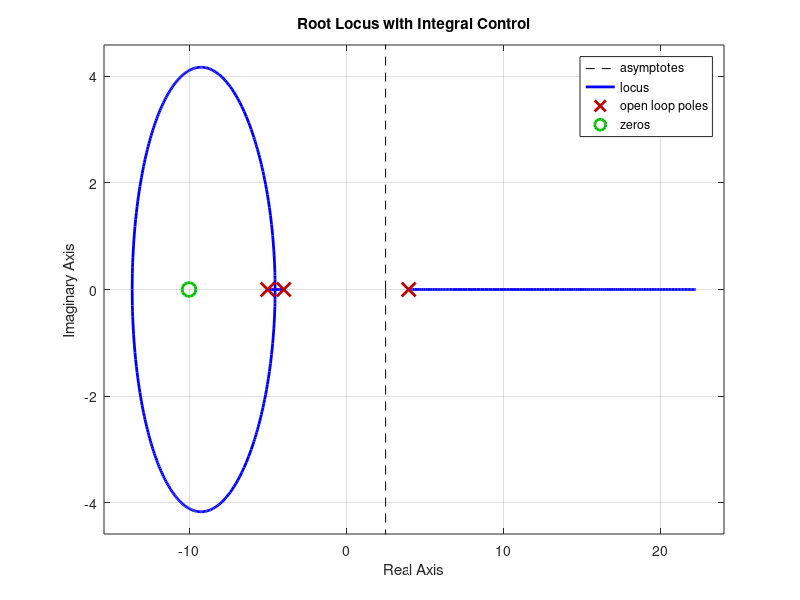

Recreate this plot in MATLAB. (Note: this script raises an error after producing the figure.)
%%
close all; clear all; clc;

%% 
s = tf('s');
m = 0.1;
M = 1.0;
l = 0.5;
g = 9.8;

P_pend = 1/((-(l/3)*(m+4*M)*s^2)+ g*(m+M))

[p,z] = pzmap(P_pend)
rlocus(P_pend)

%% Find controller
C = (s+10)/(s+5)
rlocus(C*P_pend)
title('Root Locus with Integral Control')



%% Find Gain
[k,poles] = rlocfind(C*P_pend)



%% Close loop stability
K = 1.5858;
T = feedback(P_pend,K*C);
impulse(T)
title('Impulse Disturbance Response of Pendulum Angle under PID Control');

%% Open loop step response:
impulse(P_pend)